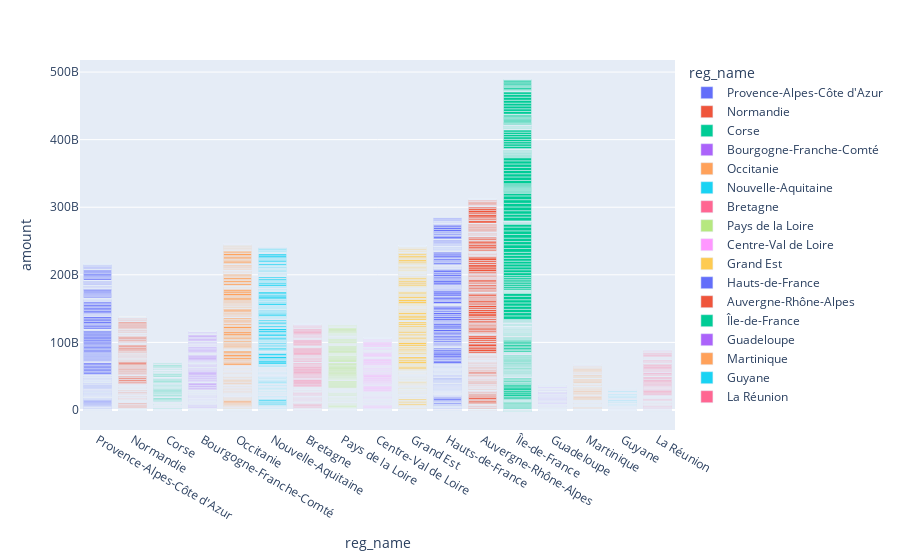

This figure's notebook cell:
### Code cell
import plotly.express as px
ex6=px.bar(data_frame=df,x="reg_name",y="amount",color="reg_name")
ex6.show()

### Figure 1 — Plotly figure (JSON) as saved in the notebook; plotly's stock layout.template omitted (floating-point values rounded to 4 significant figures; data arrays with more than 128 entries replaced by an {"elided": "..."} marker saying what was removed)
{"data": [{"alignmentgroup": "True", "hovertemplate": "reg_name=%{x}<br>amount=%{y}<extra></extra>", "legendgroup": "Provence-Alpes-Côte d'Azur", "marker": {"color": "#636efa", "pattern": {"shape": ""}}, "name": "Provence-Alpes-Côte d'Azur", "offsetgroup": "Provence-Alpes-Côte d'Azur", "orientation": "v", "showlegend": true, "textposition": "auto", "type": "bar", "x": {"elided": "434 str values"}, "xaxis": "x", "y": {"elided": "434 float values"}, "yaxis": "y"}, {"alignmentgroup": "True", "hovertemplate": "reg_name=%{x}<br>amount=%{y}<extra></extra>", "legendgroup": "Normandie", "marker": {"color": "#EF553B", "pattern": {"shape": ""}}, "name": "Normandie", "offsetgroup": "Normandie", "orientation": "v", "showlegend": true, "textposition": "auto", "type": "bar", "x": {"elided": "634 str values"}, "xaxis": "x", "y": {"elided": "634 float values"}, "yaxis": "y"}, {"alignmentgroup": "True", "hovertemplate": "reg_name=%{x}<br>amount=%{y}<extra></extra>", "legendgroup": "Corse", "marker": {"color": "#00cc96", "pattern": {"shape": ""}}, "name": "Corse", "offsetgroup": "Corse", "orientation": "v", "showlegend": true, "textposition": "auto", "type": "bar", "x": {"elided": "444 str values"}, "xaxis": "x", "y": {"elided": "444 float values"}, "yaxis": "y"}, {"alignmentgroup": "True", "hovertemplate": "reg_name=%{x}<br>amount=%{y}<extra></extra>", "legendgroup": "Bourgogne-Franche-Comté", "marker": {"color": "#ab63fa", "pattern": {"shape": ""}}, "name": "Bourgogne-Franche-Comté", "offsetgroup": "Bourgogne-Franche-Comté", "orientation": "v", "showlegend": true, "textposition": "auto", "type": "bar", "x": {"elided": "634 str values"}, "xaxis": "x", "y": {"elided": "634 float values"}, "yaxis": "y"}, {"alignmentgroup": "True", "hovertemplate": "reg_name=%{x}<br>amount=%{y}<extra></extra>", "legendgroup": "Occitanie", "marker": {"color": "#FFA15A", "pattern": {"shape": ""}}, "name": "Occitanie", "offsetgroup": "Occitanie", "orientation": "v", "showlegend": true, "textposition": "auto", "type": "bar", "x": {"elided": "634 str values"}, "xaxis": "x", "y": {"elided": "634 float values"}, "yaxis": "y"}, {"alignmentgroup": "True", "hovertemplate": "reg_name=%{x}<br>amount=%{y}<extra></extra>", "legendgroup": "Nouvelle-Aquitaine", "marker": {"color": "#19d3f3", "pattern": {"shape": ""}}, "name": "Nouvelle-Aquitaine", "offsetgroup": "Nouvelle-Aquitaine", "orientation": "v", "showlegend": true, "textposition": "auto", "type": "bar", "x": {"elided": "850 str values"}, "xaxis": "x", "y": {"elided": "850 float values"}, "yaxis": "y"}, {"alignmentgroup": "True", "hovertemplate": "reg_name=%{x}<br>amount=%{y}<extra></extra>", "legendgroup": "Bretagne", "marker": {"color": "#FF6692", "pattern": {"shape": ""}}, "name": "Bretagne", "offsetgroup": "Bretagne", "orientation": "v", "showlegend": true, "textposition": "auto", "type": "bar", "x": {"elided": "426 str values"}, "xaxis": "x", "y": {"elided": "426 float values"}, "yaxis": "y"}, {"alignmentgroup": "True", "hovertemplate": "reg_name=%{x}<br>amount=%{y}<extra></extra>", "legendgroup": "Pays de la Loire", "marker": {"color": "#B6E880", "pattern": {"shape": ""}}, "name": "Pays de la Loire", "offsetgroup": "Pays de la Loire", "orientation": "v", "showlegend": true, "textposition": "auto", "type": "bar", "x": {"elided": "371 str values"}, "xaxis": "x", "y": {"elided": "371 float values"}, "yaxis": "y"}, {"alignmentgroup": "True", "hovertemplate": "reg_name=%{x}<br>amount=%{y}<extra></extra>", "legendgroup": "Centre-Val de Loire", "marker": {"color": "#FF97FF", "pattern": {"shape": ""}}, "name": "Centre-Val de Loire", "offsetgroup": "Centre-Val de Loire", "orientation": "v", "showlegend": true, "textposition": "auto", "type": "bar", "x": {"elided": "426 str values"}, "xaxis": "x", "y": {"elided": "426 float values"}, "yaxis": "y"}, {"alignmentgroup": "True", "hovertemplate": "reg_name=%{x}<br>amount=%{y}<extra></extra>", "legendgroup": "Grand Est", "marker": {"color": "#FECB52", "pattern": {"shape": ""}}, "name": "Grand Est", "offsetgroup": "Grand Est", "orientation": "v", "showlegend": true, "textposition": "auto", "type": "bar", "x": {"elided": "842 str values"}, "xaxis": "x", "y": {"elided": "842 float values"}, "yaxis": "y"}, {"alignmentgroup": "True", "hovertemplate": "reg_name=%{x}<br>amount=%{y}<extra></extra>", "legendgroup": "Hauts-de-France", "marker": {"color": "#636efa", "pattern": {"shape": ""}}, "name": "Hauts-de-France", "offsetgroup": "Hauts-de-France", "orientation": "v", "showlegend": true, "textposition": "auto", "type": "bar", "x": {"elided": "639 str values"}, "xaxis": "x", "y": {"elided": "639 float values"}, "yaxis": "y"}, {"alignmentgroup": "True", "hovertemplate": "reg_name=%{x}<br>amount=%{y}<extra></extra>", "legendgroup": "Auvergne-Rhône-Alpes", "marker": {"color": "#EF553B", "pattern": {"shape": ""}}, "name": "Auvergne-Rhône-Alpes", "offsetgroup": "Auvergne-Rhône-Alpes", "orientation": "v", "showlegend": true, "textposition": "auto", "type": "bar", "x": {"elided": "634 str values"}, "xaxis": "x", "y": {"elided": "634 float values"}, "yaxis": "y"}, {"alignmentgroup": "True", "hovertemplate": "reg_name=%{x}<br>amount=%{y}<extra></extra>", "legendgroup": "Île-de-France", "marker": {"color": "#00cc96", "pattern": {"shape": ""}}, "name": "Île-de-France", "offsetgroup": "Île-de-France", "orientation": "v", "showlegend": true, "textposition": "auto", "type": "bar", "x": {"elided": "426 str values"}, "xaxis": "x", "y": {"elided": "426 float values"}, "yaxis": "y"}, {"alignmentgroup": "True", "hovertemplate": "reg_name=%{x}<br>amount=%{y}<extra></extra>", "legendgroup": "Guadeloupe", "marker": {"color": "#ab63fa", "pattern": {"shape": ""}}, "name": "Guadeloupe", "offsetgroup": "Guadeloupe", "orientation": "v", "showlegend": true, "textposition": "auto", "type": "bar", "x": {"elided": "426 str values"}, "xaxis": "x", "y": {"elided": "426 float values"}, "yaxis": "y"}, {"alignmentgroup": "True", "hovertemplate": "reg_name=%{x}<br>amount=%{y}<extra></extra>", "legendgroup": "Martinique", "marker": {"color": "#FFA15A", "pattern": {"shape": ""}}, "name": "Martinique", "offsetgroup": "Martinique", "orientation": "v", "showlegend": true, "textposition": "auto", "type": "bar", "x": {"elided": "466 str values"}, "xaxis": "x", "y": {"elided": "466 float values"}, "yaxis": "y"}, {"alignmentgroup": "True", "hovertemplate": "reg_name=%{x}<br>amount=%{y}<extra></extra>", "legendgroup": "Guyane", "marker": {"color": "#19d3f3", "pattern": {"shape": ""}}, "name": "Guyane", "offsetgroup": "Guyane", "orientation": "v", "showlegend": true, "textposition": "auto", "type": "bar", "x": {"elided": "468 str values"}, "xaxis": "x", "y": {"elided": "468 float values"}, "yaxis": "y"}, {"alignmentgroup": "True", "hovertemplate": "reg_name=%{x}<br>amount=%{y}<extra></extra>", "legendgroup": "La Réunion", "marker": {"color": "#FF6692", "pattern": {"shape": ""}}, "name": "La Réunion", "offsetgroup": "La Réunion", "orientation": "v", "showlegend": true, "textposition": "auto", "type": "bar", "x": {"elided": "439 str values"}, "xaxis": "x", "y": {"elided": "439 float values"}, "yaxis": "y"}], "layout": {"barmode": "relative", "legend": {"title": {"text": "reg_name"}, "tracegroupgap": 0}, "margin": {"t": 60}, "xaxis": {"anchor": "y", "categoryarray": ["Provence-Alpes-Côte d'Azur", "Normandie", "Corse", "Bourgogne-Franche-Comté", "Occitanie", "Nouvelle-Aquitaine", "Bretagne", "Pays de la Loire", "Centre-Val de Loire", "Grand Est", "Hauts-de-France", "Auvergne-Rhône-Alpes", "Île-de-France", "Guadeloupe", "Martinique", "Guyane", "La Réunion"], "categoryorder": "array", "domain": [0, 1], "title": {"text": "reg_name"}}, "yaxis": {"anchor": "x", "domain": [0, 1], "title": {"text": "amount"}}}}
